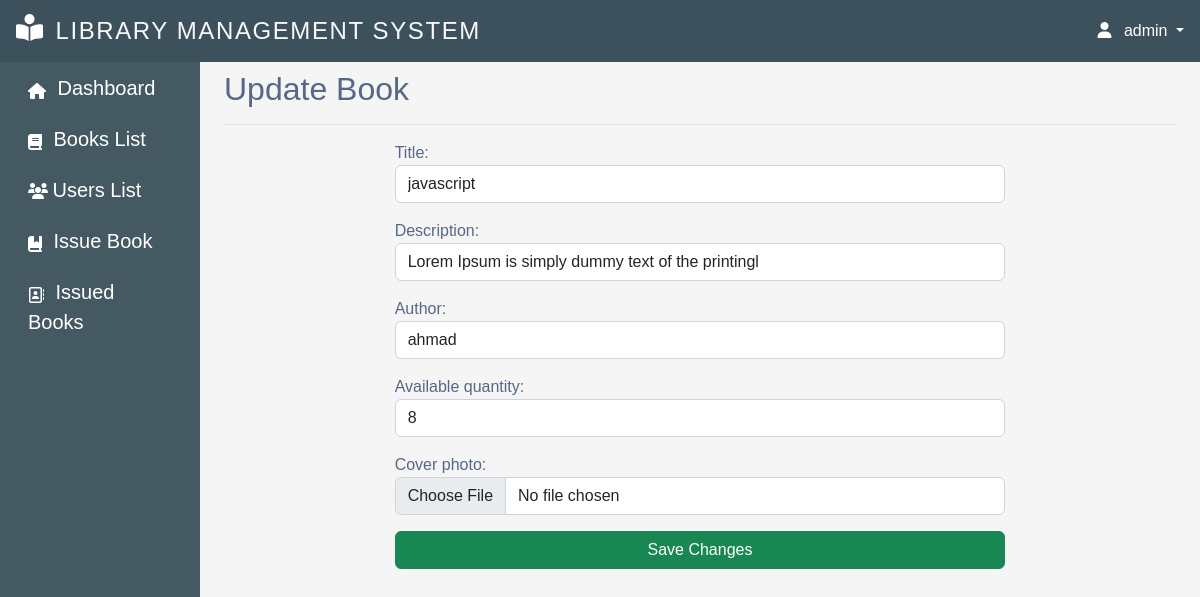
The app's page /update-book/32/ (signed in), older data.
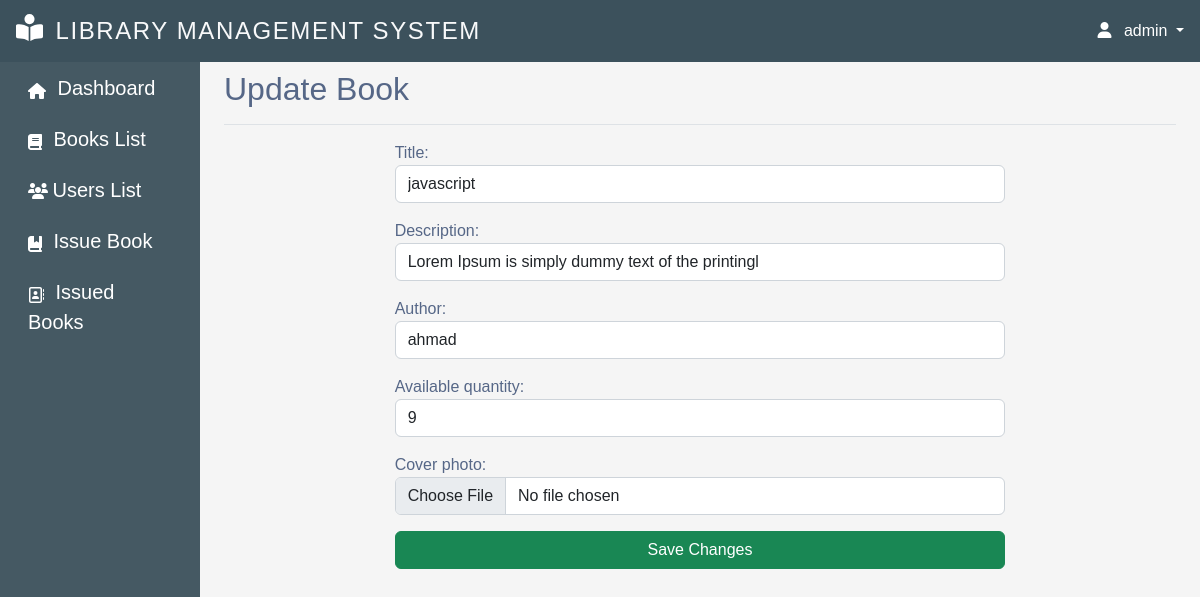
The same page, newer data.
### myapp/models.py (models this page shows, shortened)
class Books(models.Model):
    title = models.CharField(max_length=20)
    description = models.TextField(max_length=100)
    author = models.CharField(max_length=20, null=True, blank=True)
    available_quantity = models.IntegerField(default=0)
    cover_photo = models.ImageField(
        upload_to='images/', null=True, blank=True,  default='images/default.jpg')
    issue_date = models.DateField(auto_now_add=True)
    class Meta:
        ordering = ['issue_date']

### myapp/decorators.py (the view)
        def wrapper_func(request, *args, **kwargs):
            group = None
            if request.user.groups.exists():
                group = request.user.groups.all()[0].name
            if group in allowed_roles:
                return view_func(request, *args, **kwargs)
            else:
                return HttpResponse('Your are not authorized to view this page!')

### myapp/forms.py
class BookForm(ModelForm):
    class Meta:
        model = Books
        fields = '__all__'
        widgets = {
            'title': forms.TextInput(attrs={'class': 'form-control'}),
            'description': forms.TextInput(attrs={'class': 'form-control'}),
            'available_quantity': forms.NumberInput(attrs={'class': 'form-control'}),
            'cover_photo':forms.FileInput(attrs={'class':'form-control'}),
            'author': forms.TextInput(attrs={'class': 'form-control'}),
            'issue_date': forms.DateInput(attrs={'class': 'form-control'}),
        }

### myapp/views.py (called while the page is built)
@allowed_users(allowed_roles=['admin'])
@login_required(login_url='login-page')
def Update_book(request, id):
    if request.method == 'POST':
        book = Books.objects.get(pk=id)
        form = BookForm(request.POST, request.FILES, instance=book)
        if form.is_valid():
            form.save()
        return redirect('books-management')
    else:
        book = Books.objects.get(pk=id)
        form = BookForm(instance=book)
    context = {'form': form}
    return render(request, 'update_book.html', context)

### myapp/templates/update_book.html (shortened to what this page needs)
{% extends 'main.html' %}
{% block title %}Update Book{% endblock title %}
{% block content %}
<div class="container">
    <div class="row">
        <div class="col col-8 offset-2">
            <form action="" method="POST" enctype="multipart/form-data">
                {{form.as_p}}
                <input type="submit" value="Save Changes" class="btn btn-success w-100">
            </form>
        </div>
    </div>
</div>
<br>
{% endblock %}

Row changes from the older to the newer data that the page shows:
changed Books "javascript": available_quantity "8" → "9"
